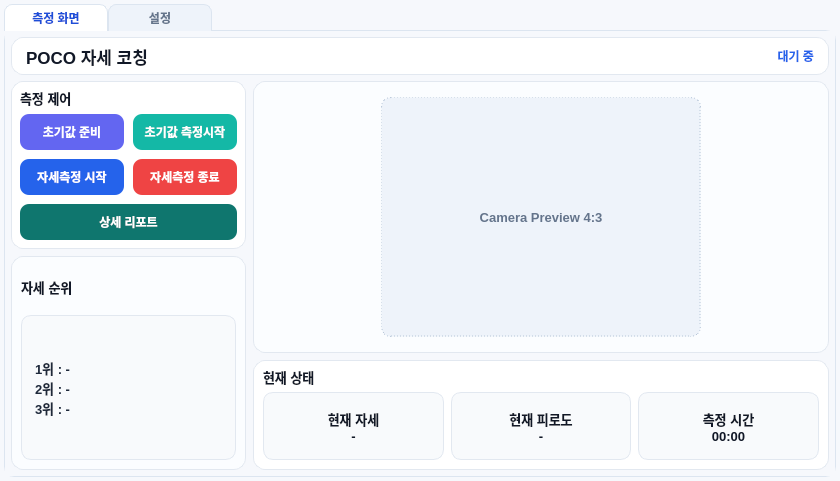
<?xml version="1.0" encoding="UTF-8"?>
<ui version="4.0">
 <class>MainWindow</class>
 <widget class="QMainWindow" name="MainWindow">
  <property name="geometry">
   <rect>
    <x>0</x>
    <y>0</y>
    <width>840</width>
    <height>481</height>
   </rect>
  </property>
  <property name="minimumSize">
   <size>
    <width>720</width>
    <height>420</height>
   </size>
  </property>
  <property name="windowTitle">
   <string>PocoApplication</string>
  </property>
  <property name="styleSheet">
   <string notr="true">QMainWindow {
    background-color: #F6F8FC;
}
QWidget#centralwidget,
QWidget#tabMain,
QWidget#tabSettings,
QWidget#settingsScrollContent {
    background-color: #F6F8FC;
}
QTabWidget::pane {
    border: 1px solid #DCE5F0;
    border-radius: 10px;
    background: #FFFFFF;
    top: -1px;
}
QTabBar::tab {
    background: #EEF3FA;
    color: #64748B;
    border: 1px solid #DCE5F0;
    border-bottom: none;
    border-top-left-radius: 8px;
    border-top-right-radius: 8px;
    min-width: 82px;
    min-height: 22px;
    padding: 2px 10px;
    font-size: 9pt;
    font-weight: 800;
}
QTabBar::tab:selected {
    background: #FFFFFF;
    color: #1D4ED8;
}
QFrame#headerFrame,
QFrame#controlFrame,
QFrame#rankFrame,
QFrame#cameraFrame,
QFrame#infoFrame,
QFrame#settingsCard,
QFrame#settingHelpFrame {
    background-color: #FFFFFF;
    border: 1px solid #E2E8F0;
    border-radius: 12px;
}
QFrame#rankFrame,
QFrame#cameraFrame {
    background-color: #FBFDFF;
}
QLabel {
    color: #263445;
    background: transparent;
    font-size: 9pt;
}
QLabel#labelTitle {
    color: #111827;
    font-size: 13pt;
    font-weight: 900;
}
QLabel#labelStatus {
    color: #2563EB;
    font-size: 9pt;
    font-weight: 800;
}
QLabel#sectionTitleControl,
QLabel#sectionTitleRank,
QLabel#sectionTitleInfo,
QLabel#settingsTitle,
QLabel#settingsHelpTitle {
    color: #111827;
    font-size: 10pt;
    font-weight: 900;
}
QLabel#label {
    background-color: #EEF3FA;
    border: 1px dashed #B7C6D8;
    border-radius: 10px;
    color: #64748B;
    font-size: 10pt;
    font-weight: 800;
}
QLabel#label_Rank {
    background-color: #F8FAFC;
    border: 1px solid #E2E8F0;
    border-radius: 10px;
    padding: 8px 10px;
    color: #1E293B;
    font-size: 10pt;
    font-weight: 800;
    line-height: 150%;
}
QLabel#label_CurrentPose,
QLabel#label_CurrentFatigue,
QLabel#label_totalsec {
    background-color: #F8FAFC;
    border: 1px solid #E2E8F0;
    border-radius: 10px;
    color: #111827;
    font-size: 10pt;
    font-weight: 800;
    padding: 5px;
}
QPushButton {
    background-color: #2563EB;
    color: white;
    border: none;
    border-radius: 9px;
    padding: 6px 8px;
    font-size: 9pt;
    font-weight: 900;
}
QPushButton:hover {
    background-color: #1D4ED8;
}
QPushButton:pressed {
    background-color: #1E40AF;
}

QPushButton#btnCalibration {
    background-color: #6366F1;
}
QPushButton#btnCalibration:hover {
    background-color: #4F46E5;
}
QPushButton#btnCalibration:pressed {
    background-color: #4338CA;
}
QPushButton#btnCalibrationStart {
    background-color: #14B8A6;
}
QPushButton#btnCalibrationStart:hover {
    background-color: #0D9488;
}
QPushButton#btnCalibrationStart:pressed {
    background-color: #0F766E;
}
QPushButton#btnCamOff {
    background-color: #EF4444;
}
QPushButton#btnCamOff:hover {
    background-color: #DC2626;
}
QPushButton#btnReport,
QPushButton#btnSaveSettings {
    background-color: #0F766E;
}
QPushButton#btnReport:hover,
QPushButton#btnSaveSettings:hover {
    background-color: #0D9488;
}
QCheckBox {
    color: #1F2937;
    font-size: 10pt;
    font-weight: 800;
    spacing: 8px;
}
QSpinBox,
QComboBox {
    background-color: #FFFFFF;
    border: 1px solid #CBD5E1;
    border-radius: 8px;
    padding: 4px 8px;
    min-height: 24px;
    color: #111827;
    font-size: 9pt;
    font-weight: 700;
}
QScrollArea {
    border: none;
    background: transparent;
}
QLabel#settingsHelpText {
    color: #475569;
    font-size: 9pt;
    line-height: 150%;
}
   </string>
  </property>
  <widget class="QWidget" name="centralwidget">
   <layout class="QVBoxLayout" name="centralLayout">
    <property name="spacing">
     <number>0</number>
    </property>
    <property name="leftMargin">
     <number>4</number>
    </property>
    <property name="topMargin">
     <number>4</number>
    </property>
    <property name="rightMargin">
     <number>4</number>
    </property>
    <property name="bottomMargin">
     <number>4</number>
    </property>
    <item>
     <widget class="QTabWidget" name="tabWidget">
      <property name="currentIndex">
       <number>0</number>
      </property>
      <widget class="QWidget" name="tabMain">
       <attribute name="title">
        <string>측정 화면</string>
       </attribute>
       <layout class="QVBoxLayout" name="mainTabLayout">
        <property name="spacing">
         <number>6</number>
        </property>
        <property name="leftMargin">
         <number>6</number>
        </property>
        <property name="topMargin">
         <number>6</number>
        </property>
        <property name="rightMargin">
         <number>6</number>
        </property>
        <property name="bottomMargin">
         <number>6</number>
        </property>
        <item>
         <widget class="QFrame" name="headerFrame">
          <property name="minimumSize">
           <size>
            <width>0</width>
            <height>38</height>
           </size>
          </property>
          <property name="maximumSize">
           <size>
            <width>16777215</width>
            <height>40</height>
           </size>
          </property>
          <layout class="QHBoxLayout" name="headerLayout">
           <property name="spacing">
            <number>6</number>
           </property>
           <property name="leftMargin">
            <number>14</number>
           </property>
           <property name="topMargin">
            <number>4</number>
           </property>
           <property name="rightMargin">
            <number>14</number>
           </property>
           <property name="bottomMargin">
            <number>4</number>
           </property>
           <item>
            <widget class="QLabel" name="labelTitle">
             <property name="text">
              <string>POCO 자세 코칭</string>
             </property>
             <property name="alignment">
              <set>Qt::AlignLeading|Qt::AlignLeft|Qt::AlignVCenter</set>
             </property>
            </widget>
           </item>
           <item>
            <spacer name="headerSpacer">
             <property name="orientation">
              <enum>Qt::Horizontal</enum>
             </property>
             <property name="sizeHint" stdset="0">
              <size>
               <width>12</width>
               <height>20</height>
              </size>
             </property>
            </spacer>
           </item>
           <item>
            <widget class="QLabel" name="labelStatus">
             <property name="minimumSize">
              <size>
               <width>300</width>
               <height>26</height>
              </size>
             </property>
             <property name="text">
              <string>대기 중</string>
             </property>
             <property name="alignment">
              <set>Qt::AlignRight|Qt::AlignTrailing|Qt::AlignVCenter</set>
             </property>
            </widget>
           </item>
          </layout>
         </widget>
        </item>
        <item>
         <layout class="QHBoxLayout" name="contentLayout" stretch="2,5">
          <property name="spacing">
           <number>7</number>
          </property>
          <item>
           <layout class="QVBoxLayout" name="leftPanelLayout" stretch="0,1">
            <property name="spacing">
             <number>7</number>
            </property>
            <item>
             <widget class="QFrame" name="controlFrame">
              <property name="minimumSize">
               <size>
                <width>235</width>
                <height>168</height>
               </size>
              </property>
              <property name="maximumSize">
               <size>
                <width>255</width>
                <height>182</height>
               </size>
              </property>
              <layout class="QVBoxLayout" name="controlOuterLayout">
               <property name="spacing">
                <number>7</number>
               </property>
               <property name="leftMargin">
                <number>8</number>
               </property>
               <property name="topMargin">
                <number>7</number>
               </property>
               <property name="rightMargin">
                <number>8</number>
               </property>
               <property name="bottomMargin">
                <number>8</number>
               </property>
               <item>
                <widget class="QLabel" name="sectionTitleControl">
                 <property name="maximumSize">
                  <size>
                   <width>16777215</width>
                   <height>18</height>
                  </size>
                 </property>
                 <property name="text">
                  <string>측정 제어</string>
                 </property>
                </widget>
               </item>
               <item>
                <layout class="QGridLayout" name="controlButtonGrid">
                 <property name="spacing">
                  <number>9</number>
                 </property>
                 <item row="0" column="0">
                  <widget class="QPushButton" name="btnCalibration">
                   <property name="minimumSize">
                    <size>
                     <width>0</width>
                     <height>36</height>
                    </size>
                   </property>
                   <property name="text">
                    <string>초기값 준비</string>
                   </property>
                  </widget>
                 </item>
                 <item row="0" column="1">
                  <widget class="QPushButton" name="btnCalibrationStart">
                   <property name="minimumSize">
                    <size>
                     <width>0</width>
                     <height>36</height>
                    </size>
                   </property>
                   <property name="text">
                    <string>초기값 측정시작</string>
                   </property>
                  </widget>
                 </item>
                 <item row="1" column="0">
                  <widget class="QPushButton" name="btnCamOn">
                   <property name="minimumSize">
                    <size>
                     <width>0</width>
                     <height>36</height>
                    </size>
                   </property>
                   <property name="text">
                    <string>자세측정 시작</string>
                   </property>
                  </widget>
                 </item>
                 <item row="1" column="1">
                  <widget class="QPushButton" name="btnCamOff">
                   <property name="minimumSize">
                    <size>
                     <width>0</width>
                     <height>36</height>
                    </size>
                   </property>
                   <property name="text">
                    <string>자세측정 종료</string>
                   </property>
                  </widget>
                 </item>
                 <item row="2" column="0" colspan="2">
                  <widget class="QPushButton" name="btnReport">
                   <property name="minimumSize">
                    <size>
                     <width>0</width>
                     <height>36</height>
                    </size>
                   </property>
                   <property name="text">
                    <string>상세 리포트</string>
                   </property>
                  </widget>
                 </item>
                </layout>
               </item>
              </layout>
             </widget>
            </item>
            <item>
             <widget class="QFrame" name="rankFrame">
              <property name="minimumSize">
               <size>
                <width>235</width>
                <height>205</height>
               </size>
              </property>
              <property name="maximumSize">
               <size>
                <width>255</width>
                <height>16777215</height>
               </size>
              </property>
              <layout class="QVBoxLayout" name="rankLayout">
               <property name="spacing">
                <number>7</number>
               </property>
               <property name="leftMargin">
                <number>9</number>
               </property>
               <property name="topMargin">
                <number>8</number>
               </property>
               <property name="rightMargin">
                <number>9</number>
               </property>
               <property name="bottomMargin">
                <number>9</number>
               </property>
               <item>
                <widget class="QLabel" name="sectionTitleRank">
                 <property name="text">
                  <string>자세 순위</string>
                 </property>
                </widget>
               </item>
               <item>
                <widget class="QLabel" name="label_Rank">
                 <property name="minimumSize">
                  <size>
                   <width>0</width>
                   <height>145</height>
                  </size>
                 </property>
                 <property name="text">
                  <string>1위 : -
2위 : -
3위 : -</string>
                 </property>
                 <property name="alignment">
                  <set>Qt::AlignLeading|Qt::AlignLeft|Qt::AlignVCenter</set>
                 </property>
                 <property name="wordWrap">
                  <bool>true</bool>
                 </property>
                </widget>
               </item>
              </layout>
             </widget>
            </item>
           </layout>
          </item>
          <item>
           <layout class="QVBoxLayout" name="rightPanelLayout" stretch="0,1">
            <property name="spacing">
             <number>7</number>
            </property>
            <item>
             <widget class="QFrame" name="cameraFrame">
              <property name="minimumSize">
               <size>
                <width>0</width>
                <height>268</height>
               </size>
              </property>
              <property name="maximumSize">
               <size>
                <width>16777215</width>
                <height>278</height>
               </size>
              </property>
              <layout class="QGridLayout" name="cameraLayout">
               <property name="leftMargin">
                <number>10</number>
               </property>
               <property name="topMargin">
                <number>10</number>
               </property>
               <property name="rightMargin">
                <number>10</number>
               </property>
               <property name="bottomMargin">
                <number>10</number>
               </property>
               <property name="spacing">
                <number>0</number>
               </property>
               <item row="0" column="0">
                <widget class="QLabel" name="label">
                 <property name="minimumSize">
                  <size>
                   <width>320</width>
                   <height>240</height>
                  </size>
                 </property>
                 <property name="maximumSize">
                  <size>
                   <width>320</width>
                   <height>240</height>
                  </size>
                 </property>
                 <property name="text">
                  <string>Camera Preview 4:3</string>
                 </property>
                 <property name="alignment">
                  <set>Qt::AlignCenter</set>
                 </property>
                </widget>
               </item>
              </layout>
             </widget>
            </item>
            <item>
             <widget class="QFrame" name="infoFrame">
              <property name="minimumSize">
               <size>
                <width>0</width>
                <height>96</height>
               </size>
              </property>
              <property name="maximumSize">
               <size>
                <width>16777215</width>
                <height>110</height>
               </size>
              </property>
              <layout class="QVBoxLayout" name="infoOuterLayout">
               <property name="spacing">
                <number>6</number>
               </property>
               <property name="leftMargin">
                <number>9</number>
               </property>
               <property name="topMargin">
                <number>7</number>
               </property>
               <property name="rightMargin">
                <number>9</number>
               </property>
               <property name="bottomMargin">
                <number>9</number>
               </property>
               <item>
                <widget class="QLabel" name="sectionTitleInfo">
                 <property name="maximumSize">
                  <size>
                   <width>16777215</width>
                   <height>18</height>
                  </size>
                 </property>
                 <property name="text">
                  <string>현재 상태</string>
                 </property>
                </widget>
               </item>
               <item>
                <layout class="QGridLayout" name="infoGrid">
                 <property name="spacing">
                  <number>7</number>
                 </property>
                 <item row="0" column="0">
                  <widget class="QLabel" name="label_CurrentPose">
                   <property name="minimumSize">
                    <size>
                     <width>0</width>
                     <height>52</height>
                    </size>
                   </property>
                   <property name="text">
                    <string>현재 자세
-</string>
                   </property>
                   <property name="alignment">
                    <set>Qt::AlignCenter</set>
                   </property>
                  </widget>
                 </item>
                 <item row="0" column="1">
                  <widget class="QLabel" name="label_CurrentFatigue">
                   <property name="minimumSize">
                    <size>
                     <width>0</width>
                     <height>52</height>
                    </size>
                   </property>
                   <property name="text">
                    <string>현재 피로도
-</string>
                   </property>
                   <property name="alignment">
                    <set>Qt::AlignCenter</set>
                   </property>
                  </widget>
                 </item>
                 <item row="0" column="2">
                  <widget class="QLabel" name="label_totalsec">
                   <property name="minimumSize">
                    <size>
                     <width>0</width>
                     <height>52</height>
                    </size>
                   </property>
                   <property name="text">
                    <string>측정 시간
00:00</string>
                   </property>
                   <property name="alignment">
                    <set>Qt::AlignCenter</set>
                   </property>
                  </widget>
                 </item>
                </layout>
               </item>
              </layout>
             </widget>
            </item>
           </layout>
          </item>
         </layout>
        </item>
       </layout>
      </widget>
      <widget class="QWidget" name="tabSettings">
       <attribute name="title">
        <string>설정</string>
       </attribute>
       <layout class="QVBoxLayout" name="settingsTabLayout">
        <property name="spacing">
         <number>6</number>
        </property>
        <property name="leftMargin">
         <number>6</number>
        </property>
        <property name="topMargin">
         <number>6</number>
        </property>
        <property name="rightMargin">
         <number>6</number>
        </property>
        <property name="bottomMargin">
         <number>6</number>
        </property>
        <item>
         <widget class="QScrollArea" name="settingsScrollArea">
          <property name="widgetResizable">
           <bool>true</bool>
          </property>
          <widget class="QWidget" name="settingsScrollContent">
           <property name="geometry">
            <rect>
             <x>0</x>
             <y>0</y>
             <width>781</width>
             <height>438</height>
            </rect>
           </property>
           <layout class="QHBoxLayout" name="settingsContentLayout" stretch="3,2">
            <property name="spacing">
             <number>10</number>
            </property>
            <property name="leftMargin">
             <number>0</number>
            </property>
            <property name="topMargin">
             <number>0</number>
            </property>
            <property name="rightMargin">
             <number>0</number>
            </property>
            <property name="bottomMargin">
             <number>0</number>
            </property>
            <item>
             <widget class="QFrame" name="settingsCard">
              <property name="minimumSize">
               <size>
                <width>420</width>
                <height>0</height>
               </size>
              </property>
              <layout class="QVBoxLayout" name="settingsCardLayout">
               <property name="spacing">
                <number>9</number>
               </property>
               <property name="leftMargin">
                <number>16</number>
               </property>
               <property name="topMargin">
                <number>14</number>
               </property>
               <property name="rightMargin">
                <number>16</number>
               </property>
               <property name="bottomMargin">
                <number>14</number>
               </property>
               <item>
                <widget class="QLabel" name="settingsTitle">
                 <property name="text">
                  <string>하드웨어 알림 설정</string>
                 </property>
                </widget>
               </item>
               <item>
                <widget class="QCheckBox" name="checkAlarmEnabled">
                 <property name="minimumSize">
                  <size>
                   <width>0</width>
                   <height>28</height>
                  </size>
                 </property>
                 <property name="text">
                  <string>알림 사용</string>
                 </property>
                 <property name="checked">
                  <bool>true</bool>
                 </property>
                </widget>
               </item>
               <item>
                <layout class="QGridLayout" name="alarmSettingGrid">
                 <property name="horizontalSpacing">
                  <number>12</number>
                 </property>
                 <property name="verticalSpacing">
                  <number>8</number>
                 </property>
                 <item row="0" column="1">
                  <widget class="QSpinBox" name="spinBadPostureDurationSec">
                   <property name="suffix">
                    <string> 초</string>
                   </property>
                   <property name="minimum">
                    <number>1</number>
                   </property>
                   <property name="maximum">
                    <number>300</number>
                   </property>
                   <property name="value">
                    <number>5</number>
                   </property>
                  </widget>
                 </item>
                 <item row="1" column="1">
                  <widget class="QSpinBox" name="spinFatigueDurationSec">
                   <property name="suffix">
                    <string> 초</string>
                   </property>
                   <property name="minimum">
                    <number>1</number>
                   </property>
                   <property name="maximum">
                    <number>300</number>
                   </property>
                   <property name="value">
                    <number>5</number>
                   </property>
                  </widget>
                 </item>
                 <item row="7" column="0">
                  <widget class="QLabel" name="labelStrongCooldownTitle">
                   <property name="text">
                    <string>강한 알림 후 쿨타임</string>
                   </property>
                   <property name="alignment">
                    <set>Qt::AlignLeading|Qt::AlignLeft|Qt::AlignVCenter</set>
                   </property>
                  </widget>
                 </item>
                 <item row="6" column="1">
                  <widget class="QSpinBox" name="spinDrowsyStrongLimit">
                   <property name="suffix">
                    <string> 회</string>
                   </property>
                   <property name="minimum">
                    <number>1</number>
                   </property>
                   <property name="maximum">
                    <number>20</number>
                   </property>
                   <property name="value">
                    <number>2</number>
                   </property>
                  </widget>
                 </item>
                 <item row="3" column="1">
                  <widget class="QSpinBox" name="spinPostureAlertCount">
                   <property name="suffix">
                    <string> 회</string>
                   </property>
                   <property name="minimum">
                    <number>1</number>
                   </property>
                   <property name="maximum">
                    <number>20</number>
                   </property>
                   <property name="value">
                    <number>5</number>
                   </property>
                  </widget>
                 </item>
                 <item row="3" column="0">
                  <widget class="QLabel" name="labelPostureAlertCountTitle">
                   <property name="text">
                    <string>자세 LED/부저 반복횟수</string>
                   </property>
                   <property name="alignment">
                    <set>Qt::AlignLeading|Qt::AlignLeft|Qt::AlignVCenter</set>
                   </property>
                  </widget>
                 </item>
                 <item row="7" column="1">
                  <widget class="QSpinBox" name="spinStrongAlertCooldownMin">
                   <property name="suffix">
                    <string> 분</string>
                   </property>
                   <property name="minimum">
                    <number>1</number>
                   </property>
                   <property name="maximum">
                    <number>60</number>
                   </property>
                   <property name="value">
                    <number>5</number>
                   </property>
                  </widget>
                 </item>
                 <item row="2" column="0">
                  <widget class="QLabel" name="labelRepeatAlarmTitle">
                   <property name="text">
                    <string>알람 반복 간격</string>
                   </property>
                   <property name="alignment">
                    <set>Qt::AlignLeading|Qt::AlignLeft|Qt::AlignVCenter</set>
                   </property>
                  </widget>
                 </item>
                 <item row="5" column="0">
                  <widget class="QLabel" name="labelPostureStrongLimitTitle">
                   <property name="text">
                    <string>자세 강한 알림 횟수</string>
                   </property>
                   <property name="alignment">
                    <set>Qt::AlignLeading|Qt::AlignLeft|Qt::AlignVCenter</set>
                   </property>
                  </widget>
                 </item>
                 <item row="6" column="0">
                  <widget class="QLabel" name="labelDrowsyStrongLimitTitle">
                   <property name="text">
                    <string>졸음 강한 알림 횟수</string>
                   </property>
                   <property name="alignment">
                    <set>Qt::AlignLeading|Qt::AlignLeft|Qt::AlignVCenter</set>
                   </property>
                  </widget>
                 </item>
                 <item row="1" column="0">
                  <widget class="QLabel" name="labelFatigueDurationTitle">
                   <property name="text">
                    <string>피로 상태 지속 기준</string>
                   </property>
                   <property name="alignment">
                    <set>Qt::AlignLeading|Qt::AlignLeft|Qt::AlignVCenter</set>
                   </property>
                  </widget>
                 </item>
                 <item row="2" column="1">
                  <widget class="QSpinBox" name="spinRepeatAlarmSec">
                   <property name="suffix">
                    <string> 초</string>
                   </property>
                   <property name="minimum">
                    <number>1</number>
                   </property>
                   <property name="maximum">
                    <number>600</number>
                   </property>
                   <property name="value">
                    <number>10</number>
                   </property>
                  </widget>
                 </item>
                 <item row="0" column="0">
                  <widget class="QLabel" name="labelBadPostureDurationTitle">
                   <property name="text">
                    <string>나쁜 자세 지속 기준</string>
                   </property>
                   <property name="alignment">
                    <set>Qt::AlignLeading|Qt::AlignLeft|Qt::AlignVCenter</set>
                   </property>
                  </widget>
                 </item>
                 <item row="5" column="1">
                  <widget class="QSpinBox" name="spinPostureStrongLimit">
                   <property name="suffix">
                    <string> 회</string>
                   </property>
                   <property name="minimum">
                    <number>1</number>
                   </property>
                   <property name="maximum">
                    <number>20</number>
                   </property>
                   <property name="value">
                    <number>3</number>
                   </property>
                  </widget>
                 </item>
                 <item row="4" column="1">
                  <widget class="QSpinBox" name="spinDrowsyAlertCount">
                   <property name="suffix">
                    <string> 회</string>
                   </property>
                   <property name="minimum">
                    <number>1</number>
                   </property>
                   <property name="maximum">
                    <number>20</number>
                   </property>
                   <property name="value">
                    <number>3</number>
                   </property>
                  </widget>
                 </item>
                 <item row="4" column="0">
                  <widget class="QLabel" name="labelDrowsyAlertCountTitle">
                   <property name="text">
                    <string>졸음 LED/부저 반복횟수</string>
                   </property>
                   <property name="alignment">
                    <set>Qt::AlignLeading|Qt::AlignLeft|Qt::AlignVCenter</set>
                   </property>
                  </widget>
                 </item>
                </layout>
               </item>
               <item>
                <spacer name="settingsCardSpacer">
                 <property name="orientation">
                  <enum>Qt::Vertical</enum>
                 </property>
                 <property name="sizeHint" stdset="0">
                  <size>
                   <width>20</width>
                   <height>10</height>
                  </size>
                 </property>
                </spacer>
               </item>
              </layout>
             </widget>
            </item>
            <item>
             <widget class="QFrame" name="settingHelpFrame">
              <layout class="QVBoxLayout" name="settingHelpLayout">
               <property name="spacing">
                <number>9</number>
               </property>
               <property name="leftMargin">
                <number>16</number>
               </property>
               <property name="topMargin">
                <number>14</number>
               </property>
               <property name="rightMargin">
                <number>16</number>
               </property>
               <property name="bottomMargin">
                <number>14</number>
               </property>
               <item>
                <widget class="QLabel" name="settingsHelpTitle">
                 <property name="text">
                  <string>설정 설명</string>
                 </property>
                </widget>
               </item>
               <item>
                <widget class="QLabel" name="settingsHelpText">
                 <property name="text">
                  <string>&lt;html&gt;&lt;head/&gt;&lt;body&gt;&lt;p&gt;나쁜 자세 또는 졸음 상태가 설정한 지속 기준 이상 유지되면 일반 LED/부저 알림이 울립니다.&lt;/p&gt;&lt;p&gt;일반 알림이 울린 뒤에도 같은 상태가 계속 유지되면, 설정한 알림 반복 간격마다 다시 알림이 발생합니다.&lt;/p&gt;&lt;p&gt;자세와 졸음의 LED/부저 반복 횟수는 각각 따로 설정할 수 있습니다.&lt;/p&gt;&lt;p&gt;&lt;br/&gt;같은 종류의 알림이 연속으로 설정한 다시 알림 횟수만큼 발생하면 강한 알림이 울립니다.&lt;/p&gt;&lt;p&gt;강한 알림이 울린 뒤에는 해당 알림만 쿨타임 동안 중단됩니다.&lt;/p&gt;&lt;p&gt;중간에 다른 자세나 다른 상태가 감지되면 강한 알림 카운트는 초기화됩니다.&lt;/p&gt;&lt;/body&gt;&lt;/html&gt;</string>
                 </property>
                 <property name="alignment">
                  <set>Qt::AlignLeading|Qt::AlignLeft|Qt::AlignTop</set>
                 </property>
                 <property name="wordWrap">
                  <bool>true</bool>
                 </property>
                </widget>
               </item>
               <item>
                <spacer name="settingsHelpSpacer">
                 <property name="orientation">
                  <enum>Qt::Vertical</enum>
                 </property>
                 <property name="sizeHint" stdset="0">
                  <size>
                   <width>20</width>
                   <height>20</height>
                  </size>
                 </property>
                </spacer>
               </item>
               <item>
                <widget class="QPushButton" name="btnSaveSettings">
                 <property name="minimumSize">
                  <size>
                   <width>0</width>
                   <height>34</height>
                  </size>
                 </property>
                 <property name="text">
                  <string>설정 저장</string>
                 </property>
                </widget>
               </item>
              </layout>
             </widget>
            </item>
           </layout>
          </widget>
         </widget>
        </item>
       </layout>
      </widget>
     </widget>
    </item>
   </layout>
  </widget>
 </widget>
 <resources/>
 <connections/>
</ui>
